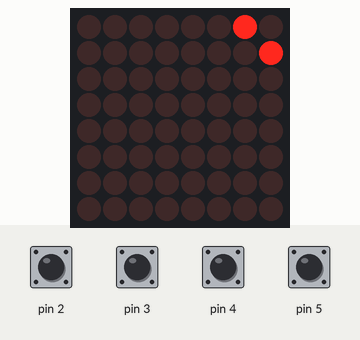
Simulated run of this sketch. Board: Arduino Uno, built with avr-gcc and run on an emulated ATmega328P. On the bench: 8×8 LED matrix. The inputs (shaded band) are chosen by the test bench; at power-on: pin 2–5 HIGH. Random numbers use the default seed unless the sketch sets one.

Above: at 1.23 s.
1.3 s: pin 3 pulled LOW for 0.15 s
At 1.65 s:
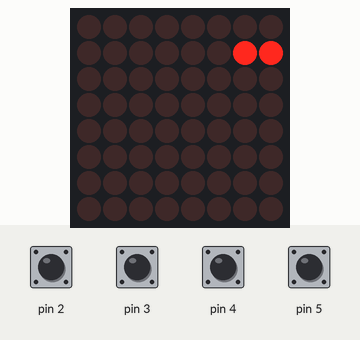
2.0 s: pin 2 pulled LOW for 0.15 s
At 2.18 s:
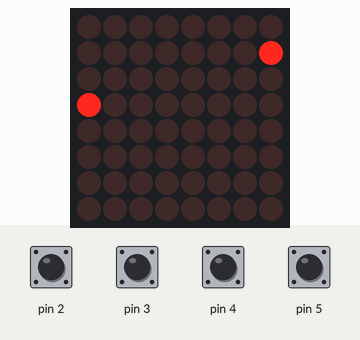
2.7 s: pin 5 pulled LOW for 0.15 s
At 3.24 s:
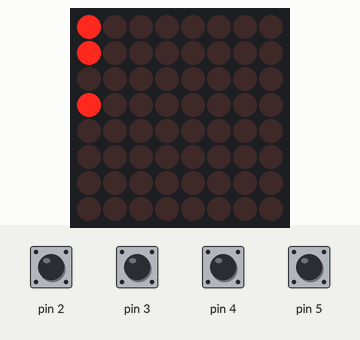
3.4 s: pin 4 pulled LOW for 0.15 s
At 3.78 s:
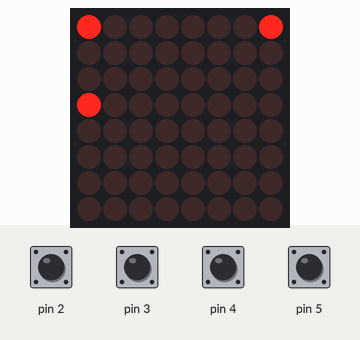
4.1 s: pin 3 pulled LOW for 1 s
At 4.31 s:
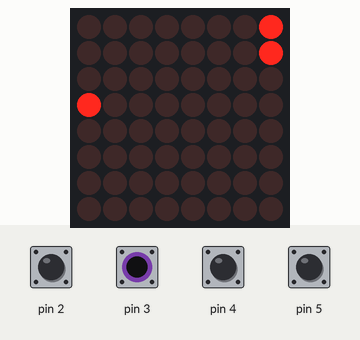
5.7 s: pin 2 pulled LOW for 1 s
At 5.9 s:
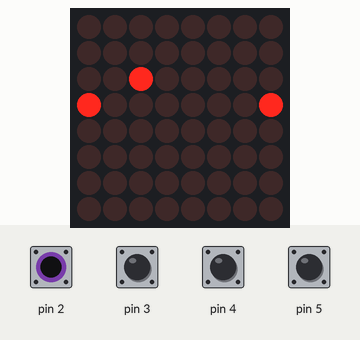

The sketch:

Snake.ino
```cpp
#include <SPI.h>
#include <Adafruit_GFX.h>
#include <Max72xxPanel.h>

int pinCS = 9;
int numberOfHorizontalDisplays = 1; // количество матриц по-горизонтали
int numberOfVerticalDisplays = 1; // количество матриц по-вертикали

Max72xxPanel matrix = Max72xxPanel(pinCS, numberOfHorizontalDisplays, numberOfVerticalDisplays);
struct coord{
  int x;
  int y;
};
coord eat={random(8), random(8)};
int len=1;
coord*snake= new coord [64];
void setup() {
  randomSeed(analogRead(0));
    matrix.setIntensity(4); // яркость от 0 до 15
    pinMode(2,INPUT);
    pinMode(3,INPUT);
    pinMode(4,INPUT);
    pinMode(5,INPUT);
    PORTD = 0b00111100;
    Serial.begin(9600);

snake[0]={3,0};
snake[1]={2,0};
snake[2]={1,0};
snake[3]={0,0};
}
int  x=0, y=0;
int dirX=1, dirY=0;


void printdigit(int d)
{
  for(int i=0; i<8; i++)
  {
    for(int j=0; j<8; j++)
      matrix.drawPixel(i,j, LOW);
    matrix.write();
  }
  int a=d/10;
  for(int k=0; k<2; k++)
  {
  switch(a)
  {
    case 0:
    for(int i=1; i<6; i++)
    {
    matrix.drawPixel(i,4*k, HIGH);
    matrix.drawPixel(i,2+4*k, HIGH);
    }
    matrix.drawPixel(1,1+4*k, HIGH);
    matrix.drawPixel(5,1+4*k, HIGH);
    break;

    case 1:
    for(int i=1; i<6; i++)
    matrix.drawPixel(i,2+4*k, HIGH);
    break;

    case 2:
    for(int i=1; i<6; i++)
    {
      if(i!=4)
      { matrix.drawPixel(i,4*k, HIGH);
        if(i!=2) matrix.drawPixel(i,1+4*k, HIGH);
      }
    if(i!=2)
    matrix.drawPixel(i,2+4*k, HIGH);
    }
    break;

    case 3:
    for(int i=1; i<6; i++)
    {
    matrix.drawPixel(i,2+4*k, HIGH);
    if(i%2==1)
    {matrix.drawPixel(i,4*k, HIGH);
    matrix.drawPixel(i,1+4*k, HIGH);}
    }
    break;

    case 4:
    for(int i=1; i<6; i++)
    {
    matrix.drawPixel(i,2+4*k, HIGH);
    if(i>2) matrix.drawPixel(i,4*k, HIGH);
    }
    matrix.drawPixel(3,1+4*k, HIGH);
    break;

    case 5:

    for(int i=1; i<6; i++)
    {
      if(i!=2)
      { matrix.drawPixel(i,4*k, HIGH);
        if(i!=4) matrix.drawPixel(i,1+4*k, HIGH);
      }
    if(i!=4)
    matrix.drawPixel(i,2+4*k, HIGH);
    }
    break;

    case 6:
    for(int i=1; i<6; i++)
    {
    matrix.drawPixel(i,4*k, HIGH);
    matrix.drawPixel(i,2+4*k, HIGH);
    if(i%2==1) matrix.drawPixel(i,1+4*k, HIGH);
    }
    matrix.drawPixel(4,2+4*k, LOW);
    break;

    case 7:
    for(int i=1; i<6; i++)
    {
    matrix.drawPixel(i,2+4*k, HIGH);
    }
    matrix.drawPixel(5,4*k, HIGH);
    matrix.drawPixel(5,1+4*k, HIGH);
    break;

    case 8:
    for(int i=1; i<6; i++)
    {
    matrix.drawPixel(i,4*k, HIGH);
    matrix.drawPixel(i,2+4*k, HIGH);
    if(i%2==1) matrix.drawPixel(i,1+4*k, HIGH);
    }
    break;

    case 9:
    for(int i=1; i<6; i++)
    {
    matrix.drawPixel(i,4*k, HIGH);
    matrix.drawPixel(i,2+4*k, HIGH);
    if(i%2==1) matrix.drawPixel(i,1+4*k, HIGH);
    }
    matrix.drawPixel(2,4*k, LOW);
    break;
  }
  a=d%10;
  }
  matrix.write();
}


void loop() {


snake[0].x=(snake[0].x+8)%8;
 snake[0].y=(snake[0].y+8)%8;
for(int i=0; i<len; i++)
    {
      matrix.drawPixel((snake[i].x+8)%8, (snake[i].y+8)%8, LOW);
    }
    matrix.write();

for(int j=len-1;j>0; j--)
{
  snake[j].x=(snake[j].x+8)%8;
  snake[j].y=(snake[j].y+8)%8;
  if(snake[j].x != snake[j-1].x || snake[j].y != snake[j-1].y)
  {
   snake[j].x=snake[j-1].x;
   snake[j].y=snake[j-1].y;
  }
 }


snake[0].x+=dirX;
snake[0].y+=dirY;

snake[0].x = (snake[0].x + 8) % 8;
snake[0].y = (snake[0].y + 8) % 8;

 for(int i=0; i<len; i++)
 {
      matrix.drawPixel((snake[i].x+8)%8, (snake[i].y+8)%8, HIGH);
 }
  matrix.drawPixel(eat.x, eat.y, HIGH);
    matrix.write();
     for(int k=0; k<len; k++)
      {
        for( int j=k+1; j<len; j++)
        {
          if(snake[k].x==snake[j].x&&snake[k].y==snake[j].y)
          {
            printdigit(len);
            while(1==1)
            {

            }
          }
        }
      }

    if(eat.x==snake[0].x&&eat.y==snake[0].y)
    {
      snake[len].x=snake[len-1].x;
      snake[len].y=snake[len-1].y;
      len++;
       matrix.drawPixel(eat.x, eat.y, LOW);
      eat={random(8), random(8)};
       matrix.drawPixel(eat.x, eat.y, HIGH);
      matrix.write();
      }
    for(int k=0;k<500;k++)
    {
      if(k%100==0)
      {
       matrix.drawPixel(snake[0].x, snake[0].y, LOW);
       matrix.drawPixel(eat.x, eat.y, LOW);
       matrix.write();
      }
      if(k%100==50)
      {
       matrix.drawPixel(snake[0].x, snake[0].y, HIGH);
       matrix.drawPixel(eat.x, eat.y, HIGH);
       matrix.write();
      }


if(digitalRead(2)==LOW&&dirX!=-1)
{  dirX=1;
  dirY=0;}
  if(digitalRead(3)==LOW&&dirY!=-1)
{  dirX=0;
  dirY=1;}
  if(digitalRead(4)==LOW&&dirX!=1)
{  dirX=-1;
  dirY=0;}
  if(digitalRead(5)==LOW&&dirY!=1)
{  dirX=0;
  dirY=-1;}
  delay(1);
  }


}
```
